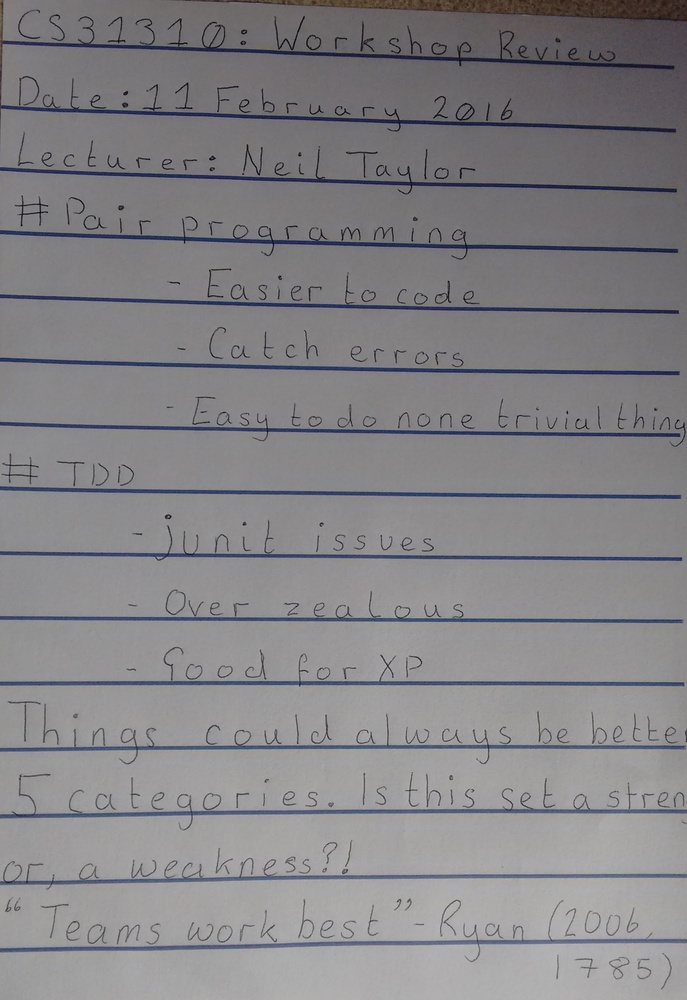
#> input picture tesseract_training_data/testing_tesseract_performance/blue_note.jpg, 687 x 1000 px, shrunk from 1729 x 2517 before the run
$ python gaussian_adaptive_threshold.py blue_note.jpg
#> lines starting #> are read from the running program, lines starting #| are printed output that depends on the picture; after the words box and inside, x2 and y2 are one past the last pixel; in counts of white or black regions, pixels touching at a corner belong together
import cv2
import sys
import numpy as np
import os

# Ideas from the tutoral http://docs.opencv.org/master/d7/d4d/tutorial_py_thresholding.html#gsc.tab=0

GRAYSCALE = 0

image = cv2.imread(sys.argv[1], GRAYSCALE)
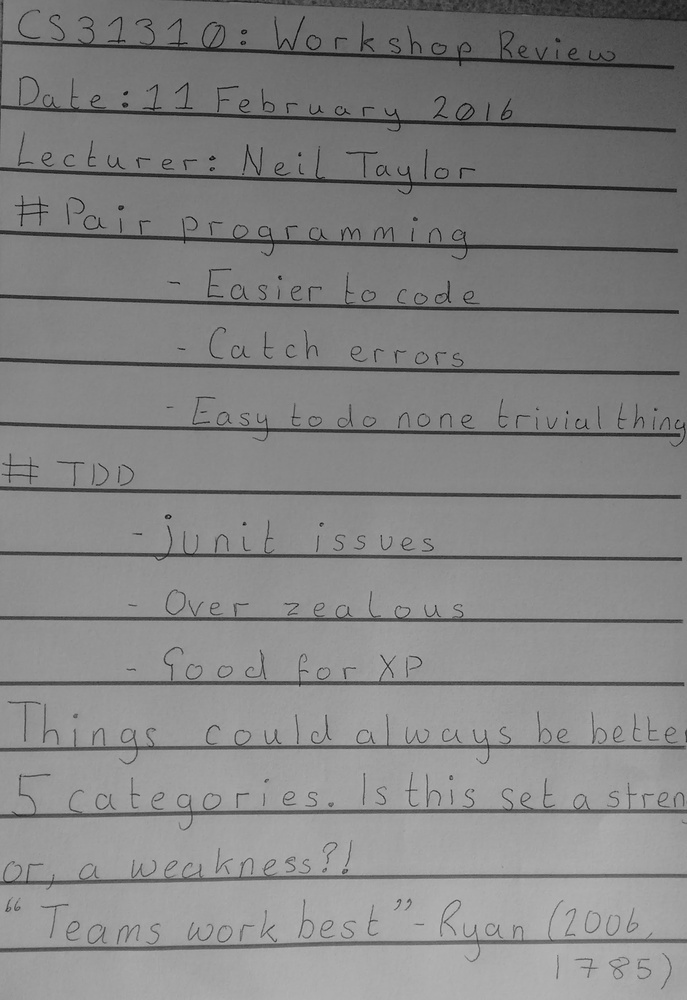
#> image: shape (1000, 687); min 0, max 189, mean 131.8

image_blurred = cv2.medianBlur(image, 5)

kernel = np.ones((5,5),np.uint8)
older = cv2.erode(image_blurred,kernel,iterations = 1)
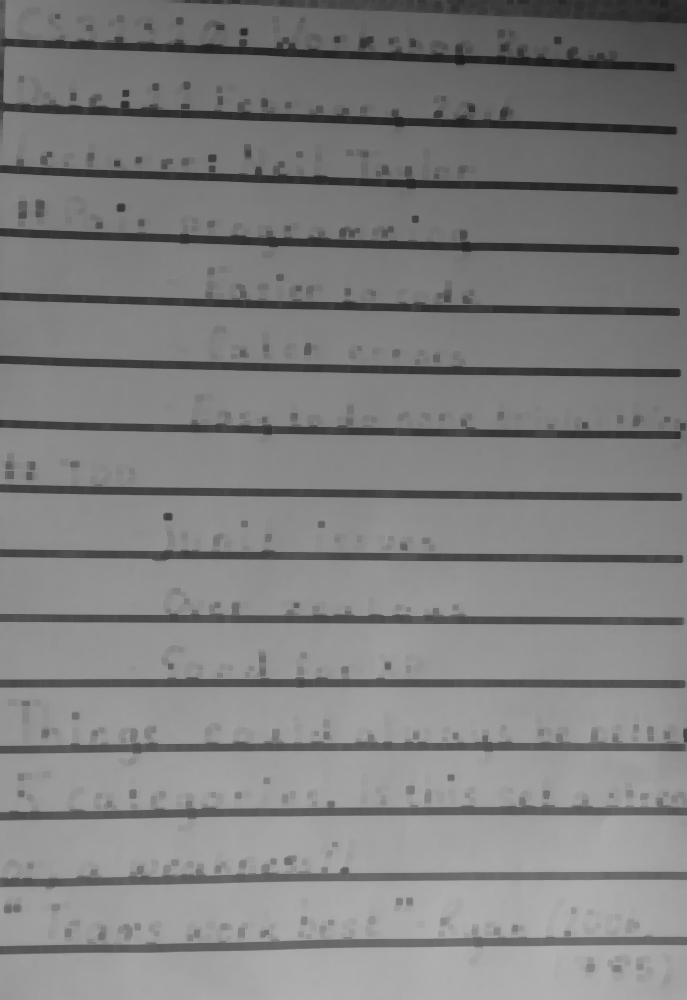
#> older: shape (1000, 687); min 27, max 177, mean 127.2

adaptive_image = cv2.adaptiveThreshold(older, 255, cv2.ADAPTIVE_THRESH_GAUSSIAN_C, cv2.THRESH_BINARY, 23, 2)
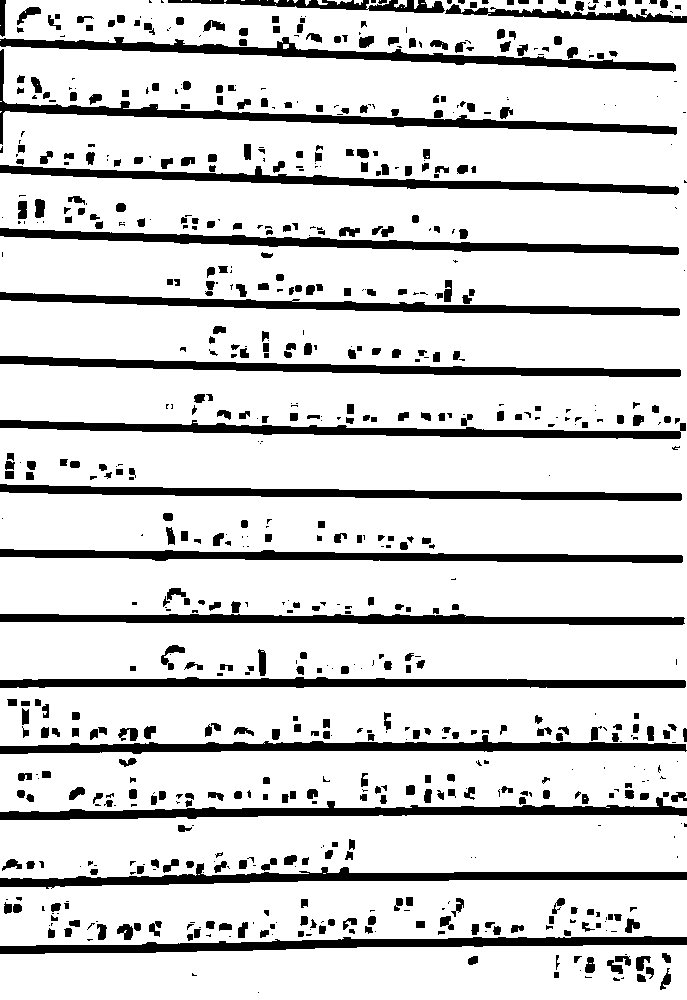
#> adaptive_image: shape (1000, 687); 83.5% white; 739 black regions (288 under 20 px), largest, box (x1, y1, x2, y2) and area: (0, 797, 687, 820) 5895, (0, 863, 687, 889) 5829, (0, 49, 677, 145) 5775

filename, file_extension = os.path.splitext(sys.argv[1])

image_path = "images/gaussian_adaptive_threshold_" + filename + ".tiff"

cv2.imwrite(image_path, adaptive_image)

$ run again, on tesseract_training_data/testing_tesseract_performance/lined_paper.jpg
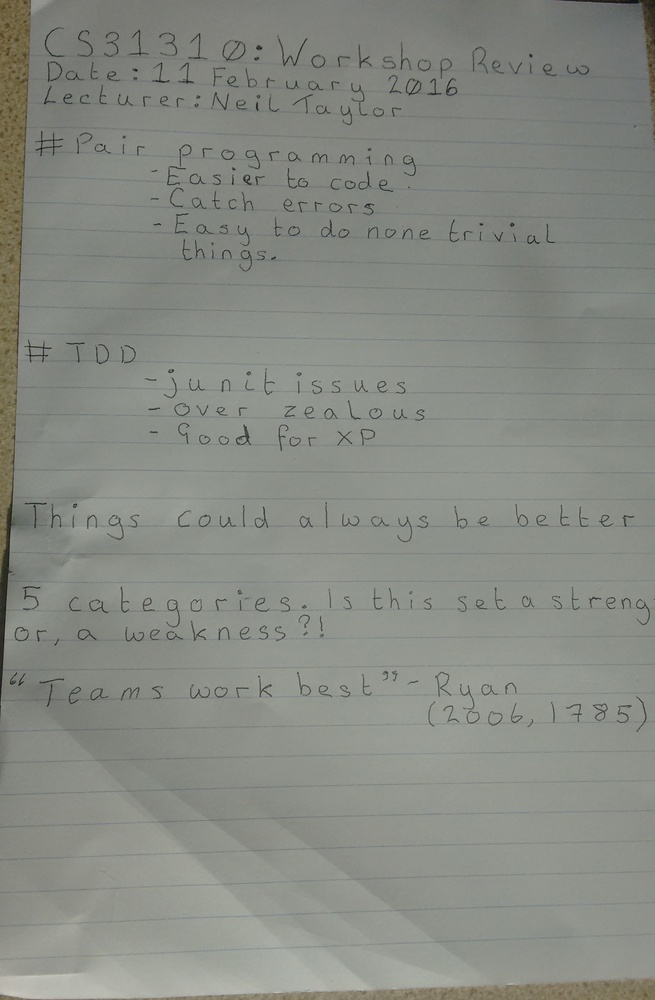
#> input picture tesseract_training_data/testing_tesseract_performance/lined_paper.jpg, 655 x 1000 px, shrunk from 1820 x 2778 before the run
#> `image = cv2.imread(sys.argv[1], GRAYSCALE)`:
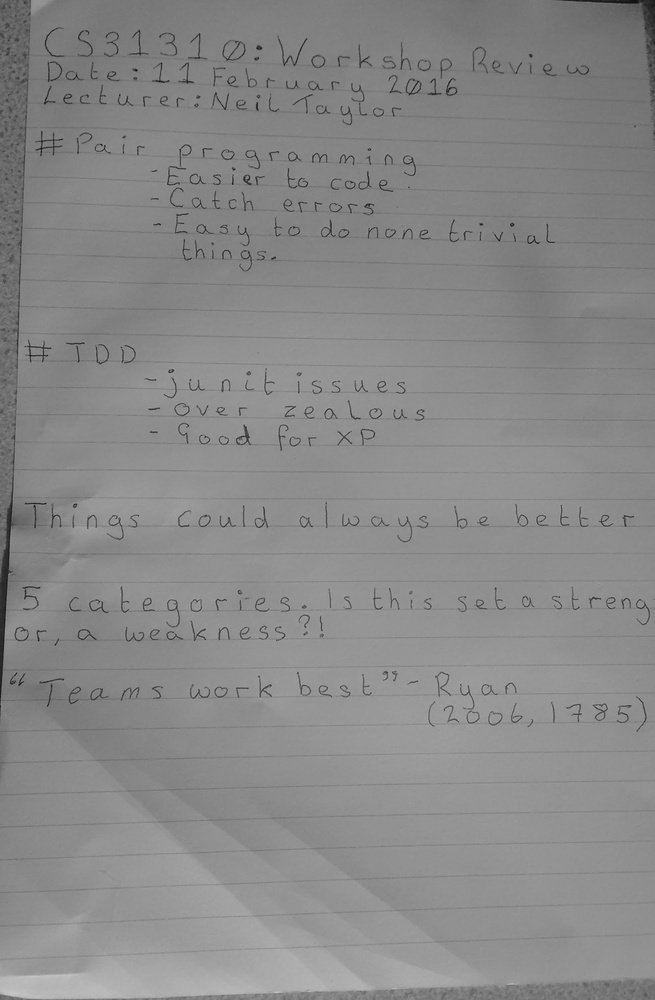
#> image: shape (1000, 655); min 12, max 198, mean 136.7
#> `adaptive_image = cv2.adaptiveThreshold(older, 255, cv2.ADAPTIVE_THRESH..`:
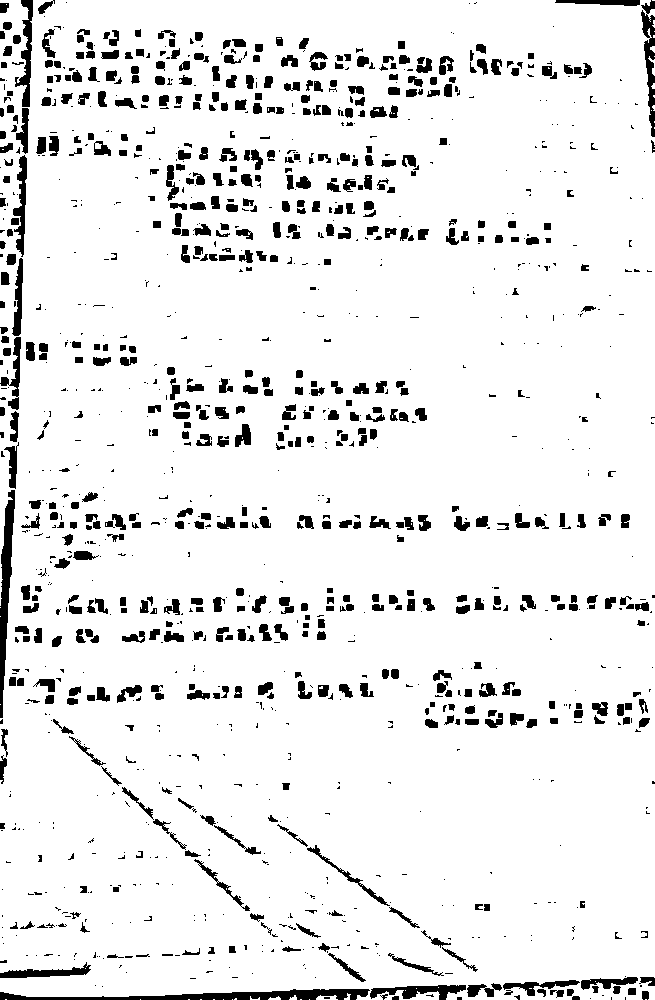
#> adaptive_image: shape (1000, 655); 91.8% white; 1258 black regions (659 under 20 px), largest, box (x1, y1, x2, y2) and area: (0, 989, 370, 1000) 2095, (0, 490, 15, 718) 1565, (641, 0, 655, 137) 910

$ run again, on tesseract_training_data/testing_tesseract_performance/plain_paper.jpg
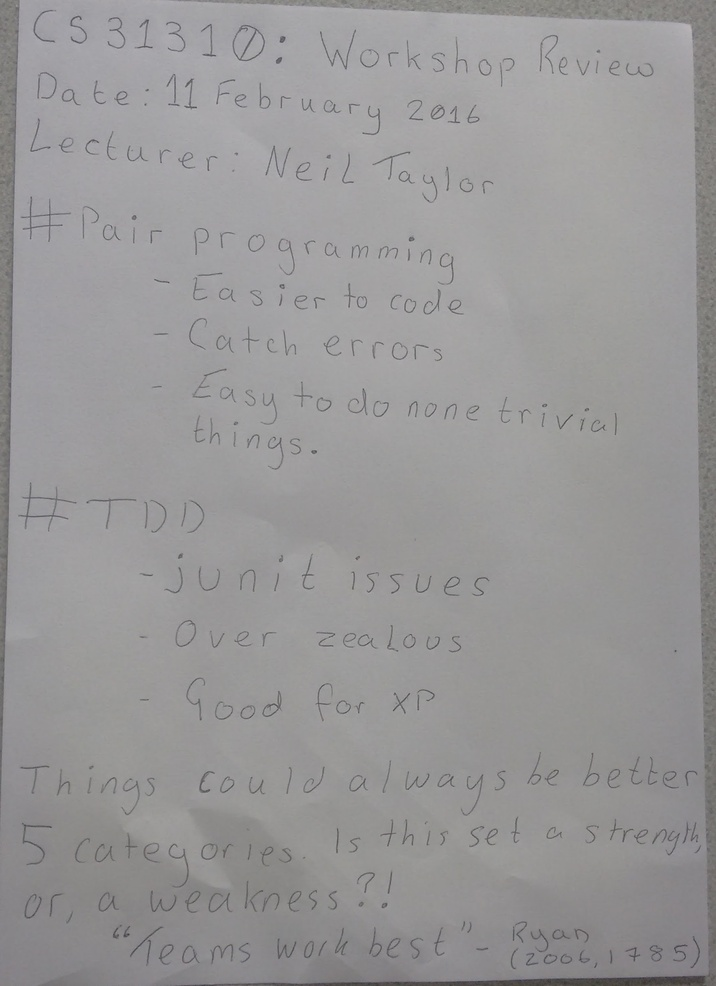
#> input picture tesseract_training_data/testing_tesseract_performance/plain_paper.jpg, 716 x 986 px, shrunk from 1743 x 2402 before the run
#> `adaptive_image = cv2.adaptiveThreshold(older, 255, cv2.ADAPTIVE_THRESH..`:
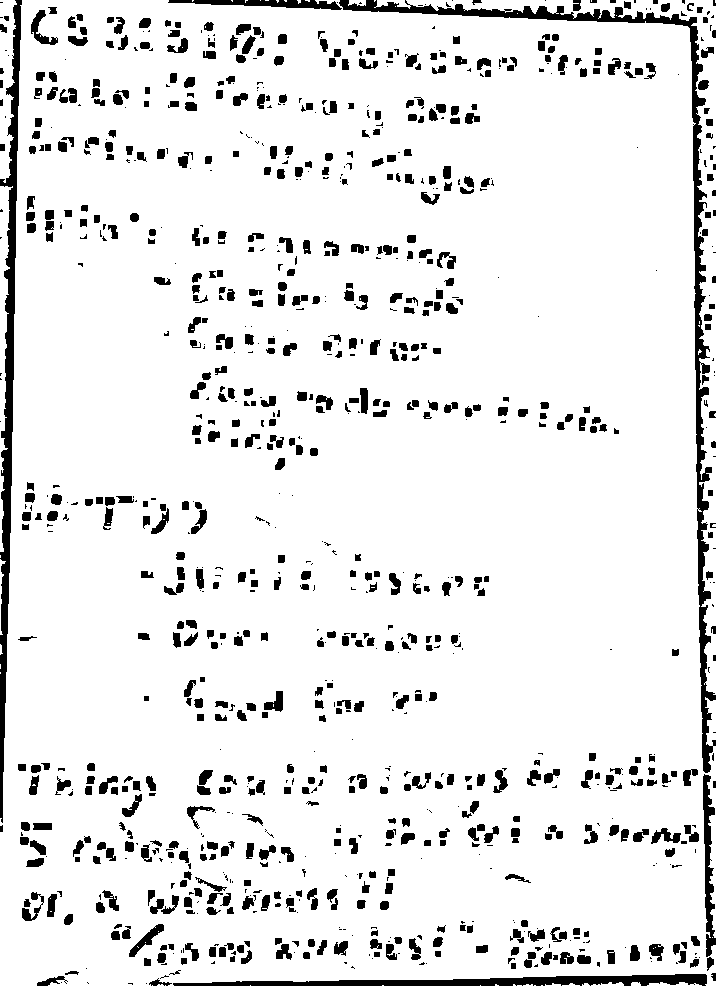
#> adaptive_image: shape (986, 716); 91% white; 1047 black regions (407 under 20 px), largest, box (x1, y1, x2, y2) and area: (339, 0, 716, 773) 8194, (0, 0, 22, 823) 5887, (173, 974, 707, 986) 3468
